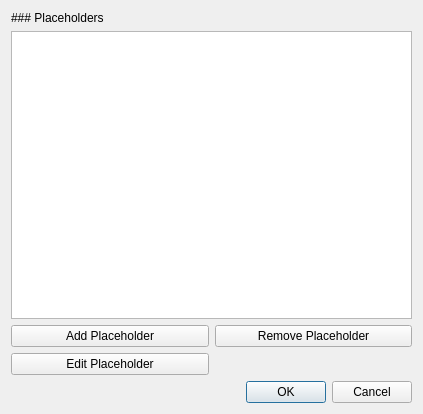
<?xml version="1.0" encoding="UTF-8"?>
<ui version="4.0">
 <class>PlaceholderListDialog</class>
 <widget class="QDialog" name="PlaceholderListDialog">
  <property name="geometry">
   <rect>
    <x>0</x>
    <y>0</y>
    <width>423</width>
    <height>414</height>
   </rect>
  </property>
  <property name="windowTitle">
   <string>Placeholders</string>
  </property>
  <layout class="QVBoxLayout" name="verticalLayout">
   <item>
    <widget class="QLabel" name="label">
     <property name="text">
      <string>### Placeholders</string>
     </property>
     <property name="textFormat">
      <enum>Qt::MarkdownText</enum>
     </property>
    </widget>
   </item>
   <item>
    <widget class="QListView" name="lst_placeholders">
     <property name="editTriggers">
      <set>QAbstractItemView::NoEditTriggers</set>
     </property>
     <property name="defaultDropAction">
      <enum>Qt::CopyAction</enum>
     </property>
     <property name="selectionBehavior">
      <enum>QAbstractItemView::SelectRows</enum>
     </property>
    </widget>
   </item>
   <item>
    <widget class="QFrame" name="frm_buttons">
     <property name="sizePolicy">
      <sizepolicy hsizetype="Preferred" vsizetype="Maximum">
       <horstretch>0</horstretch>
       <verstretch>0</verstretch>
      </sizepolicy>
     </property>
     <property name="frameShape">
      <enum>QFrame::NoFrame</enum>
     </property>
     <property name="frameShadow">
      <enum>QFrame::Raised</enum>
     </property>
     <layout class="QGridLayout" name="gridLayout">
      <property name="leftMargin">
       <number>0</number>
      </property>
      <property name="topMargin">
       <number>0</number>
      </property>
      <property name="rightMargin">
       <number>0</number>
      </property>
      <property name="bottomMargin">
       <number>0</number>
      </property>
      <item row="1" column="0">
       <widget class="QPushButton" name="btn_edit">
        <property name="text">
         <string>Edit Placeholder</string>
        </property>
       </widget>
      </item>
      <item row="0" column="0">
       <widget class="QPushButton" name="btn_add">
        <property name="text">
         <string>Add Placeholder</string>
        </property>
       </widget>
      </item>
      <item row="0" column="2">
       <widget class="QPushButton" name="btn_remove">
        <property name="text">
         <string>Remove Placeholder</string>
        </property>
       </widget>
      </item>
     </layout>
    </widget>
   </item>
   <item>
    <widget class="QDialogButtonBox" name="buttonBox">
     <property name="orientation">
      <enum>Qt::Horizontal</enum>
     </property>
     <property name="standardButtons">
      <set>QDialogButtonBox::Cancel|QDialogButtonBox::Ok</set>
     </property>
    </widget>
   </item>
  </layout>
 </widget>
 <resources/>
 <connections>
  <connection>
   <sender>buttonBox</sender>
   <signal>accepted()</signal>
   <receiver>PlaceholderListDialog</receiver>
   <slot>accept()</slot>
   <hints>
    <hint type="sourcelabel">
     <x>248</x>
     <y>254</y>
    </hint>
    <hint type="destinationlabel">
     <x>157</x>
     <y>274</y>
    </hint>
   </hints>
  </connection>
  <connection>
   <sender>buttonBox</sender>
   <signal>rejected()</signal>
   <receiver>PlaceholderListDialog</receiver>
   <slot>reject()</slot>
   <hints>
    <hint type="sourcelabel">
     <x>316</x>
     <y>260</y>
    </hint>
    <hint type="destinationlabel">
     <x>286</x>
     <y>274</y>
    </hint>
   </hints>
  </connection>
 </connections>
</ui>
